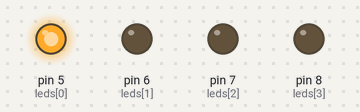
This sketch was run on a simulated Arduino Uno, built with avr-gcc and run on an emulated ATmega328P. Parts: output pins drawn as LEDs (lit = HIGH).

Above: at 0.1 s.
At 0.9 s:
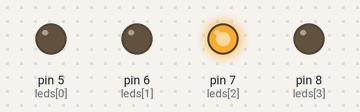
At 1.3 s:
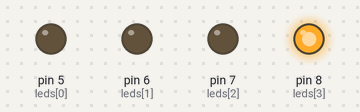
At 2.1 s:
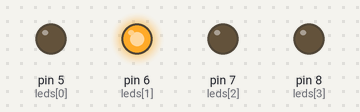
At 3.5 s:
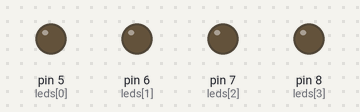
Timing chart, 0 to 3.8 s (numbered marks = the images above):
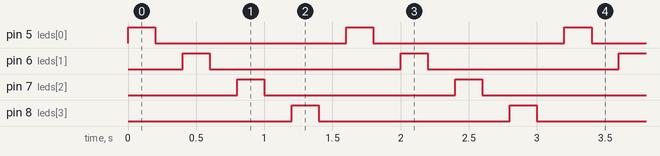

Measured:
- by itself, pin 5 (leds[0]), pin 6 (leds[1]), pin 7 (leds[2]), pin 8 (leds[3]): alternates HIGH for 0.20 s and LOW for 1.4 s
- by itself, everything shown: repeats every 1.6 s, in 8 steps

The sketch:

sec3.ino
```cpp
int leds[] = {5,6,7,8};
int n = 0;
int tiempo = 200;

void setup() {
  for(n=0;n<4;n++){
    pinMode(leds[n], OUTPUT);
  }
}

void loop() {
  for(n=0;n<4;n++){
    digitalWrite(leds[n], HIGH);
    delay(tiempo);
    digitalWrite(leds[n], LOW);
    delay(tiempo);
  }
}
```
